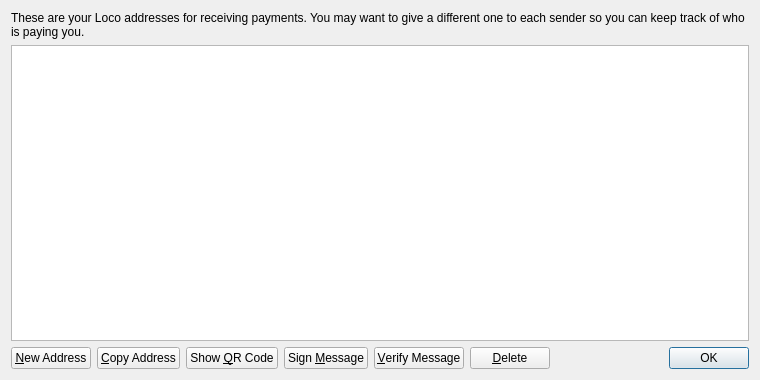
<?xml version="1.0" encoding="UTF-8"?>
<ui version="4.0">
 <class>AddressBookPage</class>
 <widget class="QWidget" name="AddressBookPage">
  <property name="geometry">
   <rect>
    <x>0</x>
    <y>0</y>
    <width>760</width>
    <height>380</height>
   </rect>
  </property>
  <property name="windowTitle">
   <string>Address Book</string>
  </property>
  <layout class="QVBoxLayout" name="verticalLayout">
   <item>
    <widget class="QLabel" name="labelExplanation">
     <property name="text">
      <string>These are your Loco addresses for receiving payments. You may want to give a different one to each sender so you can keep track of who is paying you.</string>
     </property>
     <property name="textFormat">
      <enum>Qt::PlainText</enum>
     </property>
     <property name="wordWrap">
      <bool>true</bool>
     </property>
    </widget>
   </item>
   <item>
    <widget class="QTableView" name="tableView">
     <property name="contextMenuPolicy">
      <enum>Qt::CustomContextMenu</enum>
     </property>
     <property name="toolTip">
      <string>Double-click to edit address or label</string>
     </property>
     <property name="tabKeyNavigation">
      <bool>false</bool>
     </property>
     <property name="selectionMode">
      <enum>QAbstractItemView::SingleSelection</enum>
     </property>
     <property name="selectionBehavior">
      <enum>QAbstractItemView::SelectRows</enum>
     </property>
     <property name="sortingEnabled">
      <bool>true</bool>
     </property>
     <attribute name="verticalHeaderVisible">
      <bool>false</bool>
     </attribute>
    </widget>
   </item>
   <item>
    <layout class="QHBoxLayout" name="horizontalLayout">
     <item>
      <widget class="QPushButton" name="newAddressButton">
       <property name="toolTip">
        <string>Create a new address</string>
       </property>
       <property name="text">
        <string>&amp;New Address</string>
       </property>
      </widget>
     </item>
     <item>
      <widget class="QPushButton" name="copyToClipboard">
       <property name="toolTip">
        <string>Copy the currently selected address to the system clipboard</string>
       </property>
       <property name="text">
        <string>&amp;Copy Address</string>
       </property>
      </widget>
     </item>
     <item>
      <widget class="QPushButton" name="showQRCode">
       <property name="text">
        <string>Show &amp;QR Code</string>
       </property>
      </widget>
     </item>
     <item>
      <widget class="QPushButton" name="signMessage">
       <property name="toolTip">
        <string>Sign a message to prove you own a Loco address</string>
       </property>
       <property name="text">
        <string>Sign &amp;Message</string>
       </property>
      </widget>
     </item>
     <item>
      <widget class="QPushButton" name="verifyMessage">
       <property name="toolTip">
        <string>Verify a message to ensure it was signed with a specified Loco address</string>
       </property>
       <property name="text">
        <string>&amp;Verify Message</string>
       </property>
      </widget>
     </item>
     <item>
      <widget class="QPushButton" name="deleteButton">
       <property name="toolTip">
        <string>Delete the currently selected address from the list</string>
       </property>
       <property name="text">
        <string>&amp;Delete</string>
       </property>
      </widget>
     </item>
     <item>
      <spacer name="horizontalSpacer">
       <property name="orientation">
        <enum>Qt::Horizontal</enum>
       </property>
       <property name="sizeHint" stdset="0">
        <size>
         <width>40</width>
         <height>20</height>
        </size>
       </property>
      </spacer>
     </item>
     <item>
      <widget class="QDialogButtonBox" name="buttonBox">
       <property name="sizePolicy">
        <sizepolicy hsizetype="Maximum" vsizetype="Fixed">
         <horstretch>0</horstretch>
         <verstretch>0</verstretch>
        </sizepolicy>
       </property>
       <property name="standardButtons">
        <set>QDialogButtonBox::Ok</set>
       </property>
      </widget>
     </item>
    </layout>
   </item>
  </layout>
 </widget>
 <resources>
  <include location="../bitcoin.qrc"/>
 </resources>
 <connections/>
</ui>
